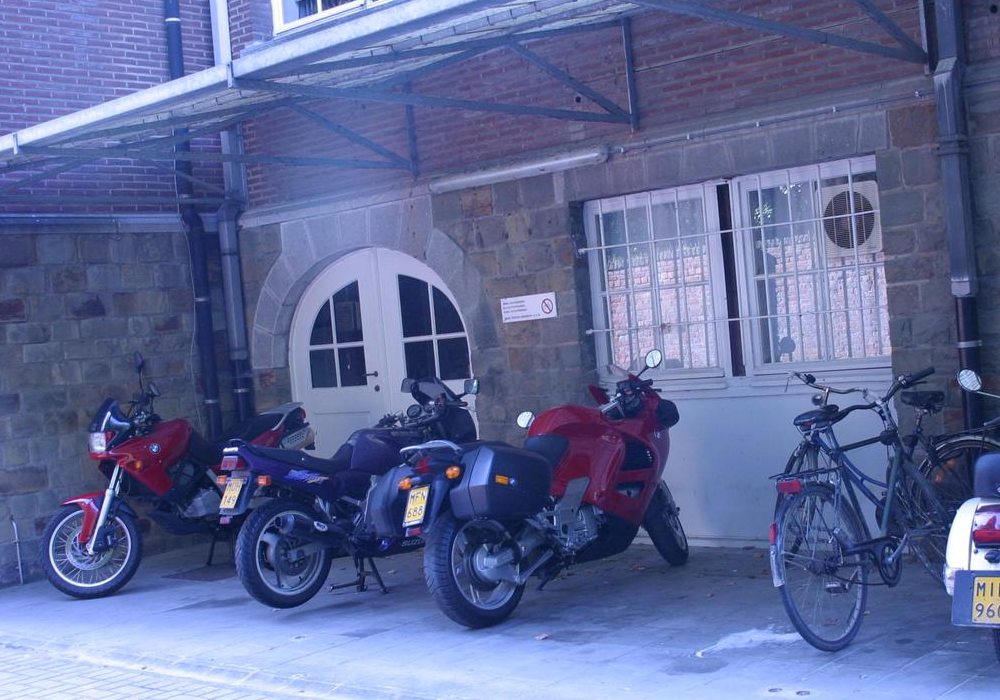
#> input picture tp3/bikes/img_7069.ppm, 1000 x 700 px
$ jupyter execute TP3.ipynb   (shell and % lines are left out)   (Python 2 division)   (older library calls are emulated)
#> lines starting #> are read from the running program, lines starting #| are printed output that depends on the picture
# Mise en correspondance d’images
## Calcul des points d'intêret

[cell 1]
import cv2
import numpy as np
import matplotlib.pyplot as plt
from matplotlib.colors import Colormap

def _plot(img, size=2.0):
    plt.subplots_adjust(left=0.0, right=size, bottom=0.0, top=size)
    plt.imshow(img)
    plt.xticks([])
    plt.yticks([])

def plot_one(img, size=2.0):
    plt.figure()
    plt.subplot(121)
    _plot(img, size)

def plot_by_pair(img1, img2):
    plt.figure()
    plt.subplot(121)
    _plot(img1)
    plt.subplot(122)
    _plot(img2)


# goodFeaturesToTrack
def test_goodFeaturesToTrack(img_name):
    img = cv2.imread(img_name)
    gray = cv2.cvtColor(img, cv2.COLOR_BGR2GRAY)

    points = cv2.goodFeaturesToTrack(gray, 100, 0.1, 50)
    points = [p[0] for p in points]

    plot_one(img)
    plt.plot(*zip(*points), marker='o', color='w', ls='')


test_goodFeaturesToTrack("bikes/img_7069.ppm")
#> in test_goodFeaturesToTrack, img is the input picture: shape (700, 1000, 3); mean B, G, R 151.7, 105.1, 94.9
#> in test_goodFeaturesToTrack, `gray = cv2.cvtColor(img, cv2.COLOR_BGR2GRAY)`:
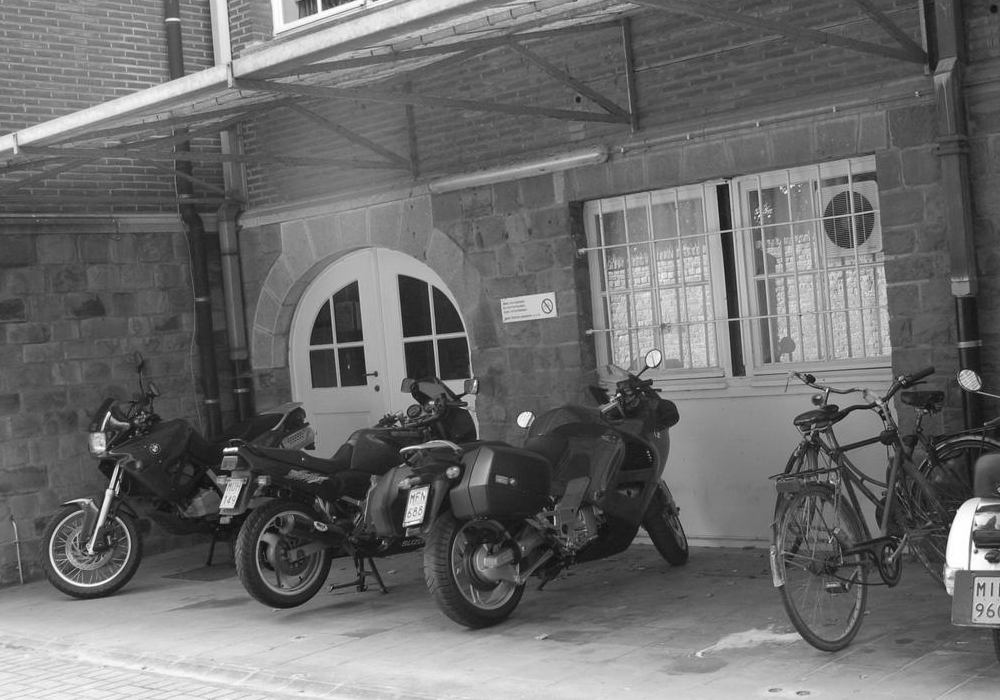
#> gray: shape (700, 1000); min 5, max 255, mean 107.3
#> in test_goodFeaturesToTrack, `points = cv2.goodFeaturesToTrack(gray, 100, 0.1, 50)`: points = 86 rows, first 8: [224, 450], [109, 412], [619, 394], [975, 552], [315, 522], [475, 380], [731, 232], [477, 439]
#> in test_goodFeaturesToTrack, `points = [p[0] for p in points]`: points = 86 pairs, first value 12 to 998, second value 9 to 693
test_goodFeaturesToTrack("bikes/img_7075.ppm")
#> call 2 of test_goodFeaturesToTrack, with img_name = 'bikes/img_7075.ppm'
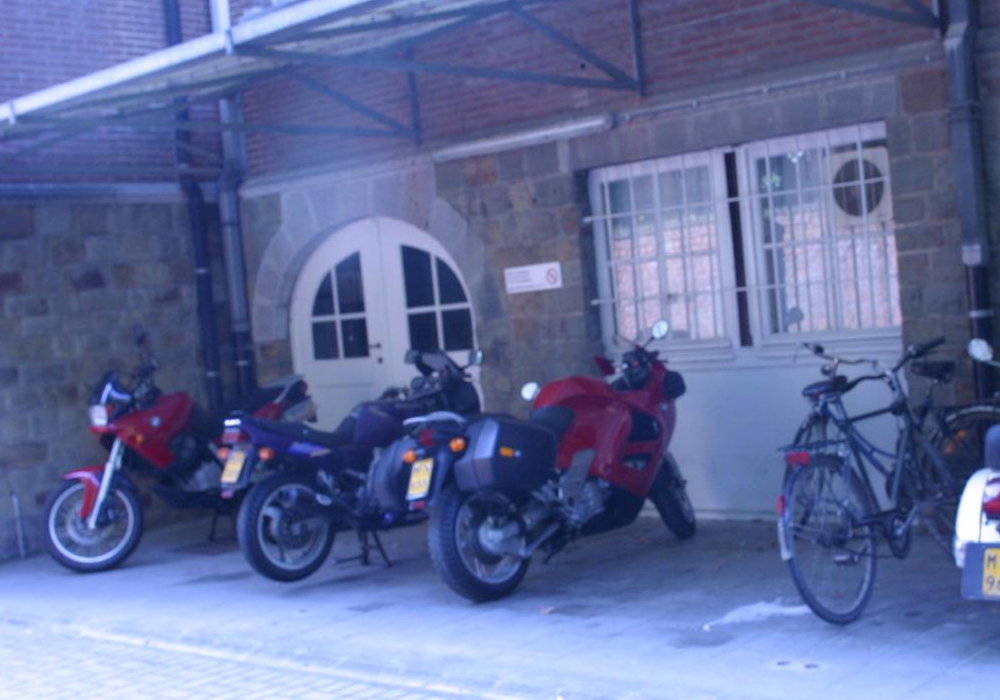
#> input picture tp3/bikes/img_7075.ppm, 1000 x 700 px
#> in test_goodFeaturesToTrack, img is the input picture: shape (700, 1000, 3); mean B, G, R 155.9, 108.7, 97.6
#> in test_goodFeaturesToTrack (call 2), `gray = cv2.cvtColor(img, cv2.COLOR_BGR2GRAY)`:
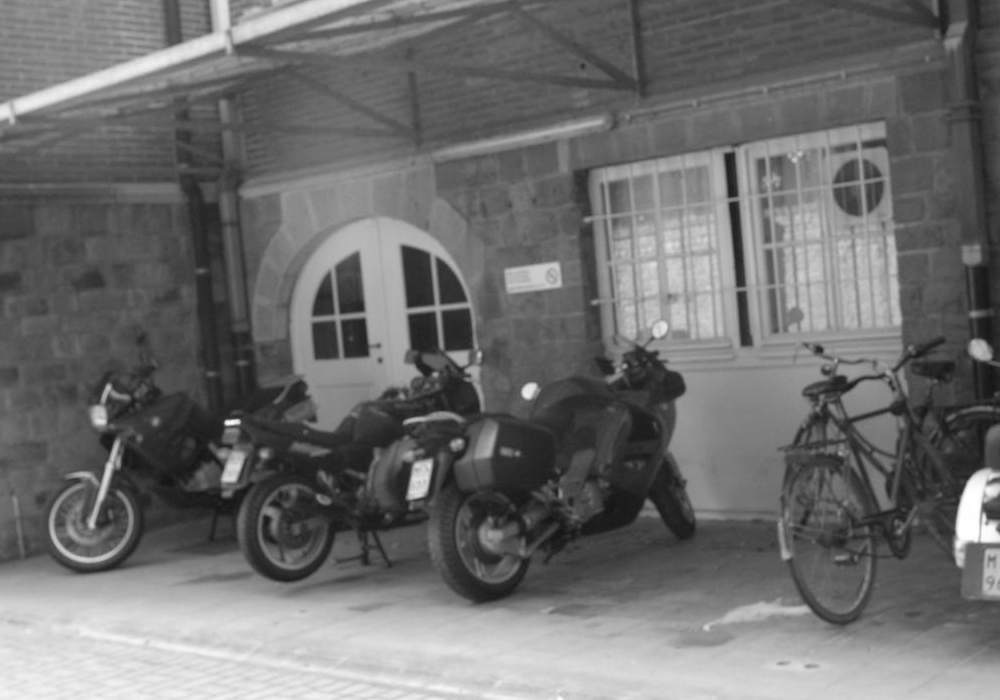
#> gray: shape (700, 1000); min 20, max 255, mean 110.8
#> in test_goodFeaturesToTrack (call 2), `points = cv2.goodFeaturesToTrack(gray, 100, 0.1, 50)`: points = 62 rows, first 8: [986, 524], [225, 423], [625, 365], [479, 353], [404, 423], [729, 196], [465, 300], [380, 361]
#> in test_goodFeaturesToTrack (call 2), `points = [p[0] for p in points]`: points = 62 pairs, first value 7 to 993, second value 14 to 663
#> figure, not shown here; B, G, R data is drawn as R, G, B
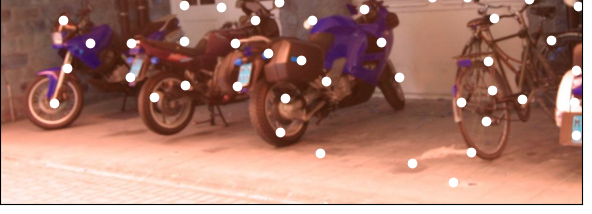
#> figure drawn by matplotlib, 1 panel; B, G, R data is drawn as R, G, B

[cell 2]
def test_cornerHarris(img_name):
    img = cv2.imread(img_name)
    gray = cv2.cvtColor(img, cv2.COLOR_BGR2GRAY)
    dst = cv2.cornerHarris(gray,2,3,0.04)

    # result is dilated for marking the corners, not important
    dst = cv2.dilate(dst,None)

    # threshold for an optimal value, it may vary depending on the image.
    img[dst>0.02*dst.max()]=[0,0,255]

    plot_one(img)

test_cornerHarris("bikes/img_7069.ppm")
#> in test_cornerHarris, `dst = cv2.dilate(dst,None)`:
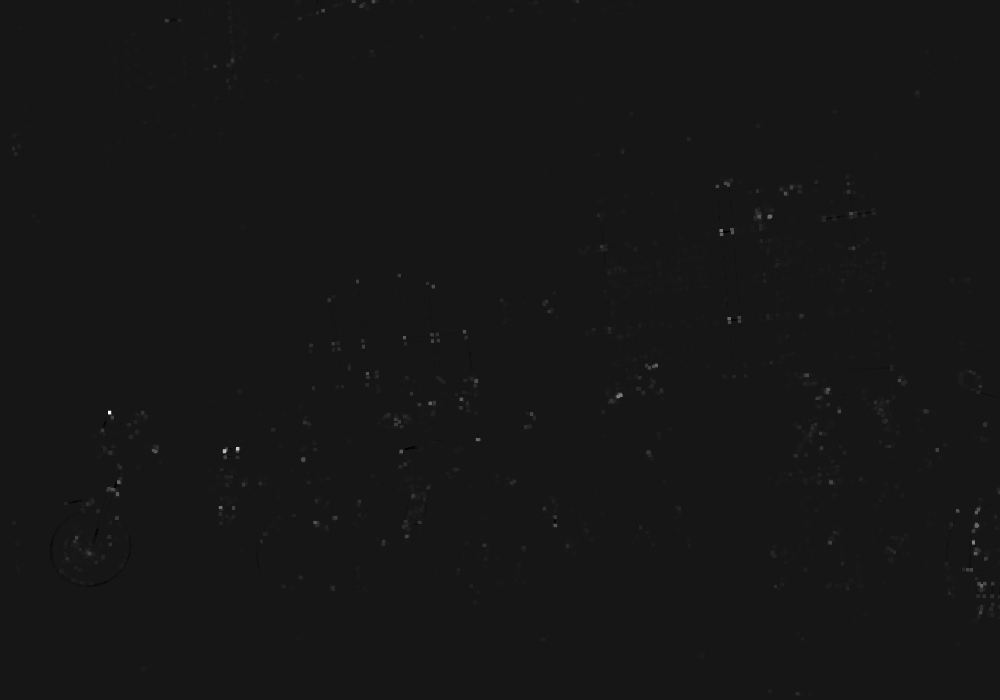
#> dst: shape (700, 1000) float32; min -0.00143, max 0.0148, mean 1.79e-05; drawn with min black and max white
test_cornerHarris("bikes/img_7075.ppm")

[cell 3]
def test_cornerMinEigenVal(img_name):
    img = cv2.imread(img_name)
    gray = cv2.cvtColor(img, cv2.COLOR_BGR2GRAY)
    h, w = img.shape[:2]
    eigen = cv2.cornerEigenValsAndVecs(gray, 30, 7)
    eigen = eigen.reshape(h, w, 3, 2)  # [[e1, e2], v1, v2]
    flow = eigen[:,:,2]

    vis = img.copy()
    vis[:] = (192 + np.uint32(vis)) / 2
    d = 12
    points =  np.dstack( np.mgrid[d/2:w:d, d/2:h:d] ).reshape(-1, 2)
    for x, y in points:
       vx, vy = np.int32(flow[y, x]*d)
       cv2.line(vis, (x-vx, y-vy), (x+vx, y+vy), (255, 255, 255), 1, cv2.CV_AA)

    plot_one(vis)

test_cornerMinEigenVal("bikes/img_7069.ppm")
#> the loop in test_cornerMinEigenVal, `for x, y in points:` made 4814 passes
#> (vx, vy) on passes 1 to 3: (-11, -1), (-11, -1), (-11, -1)
test_cornerMinEigenVal("bikes/img_7075.ppm")
#> call 2 of test_cornerMinEigenVal, with img_name = 'bikes/img_7075.ppm'
#> in test_cornerMinEigenVal (call 2), `vis[:] = (192 + np.uint32(vis)) / 2`:
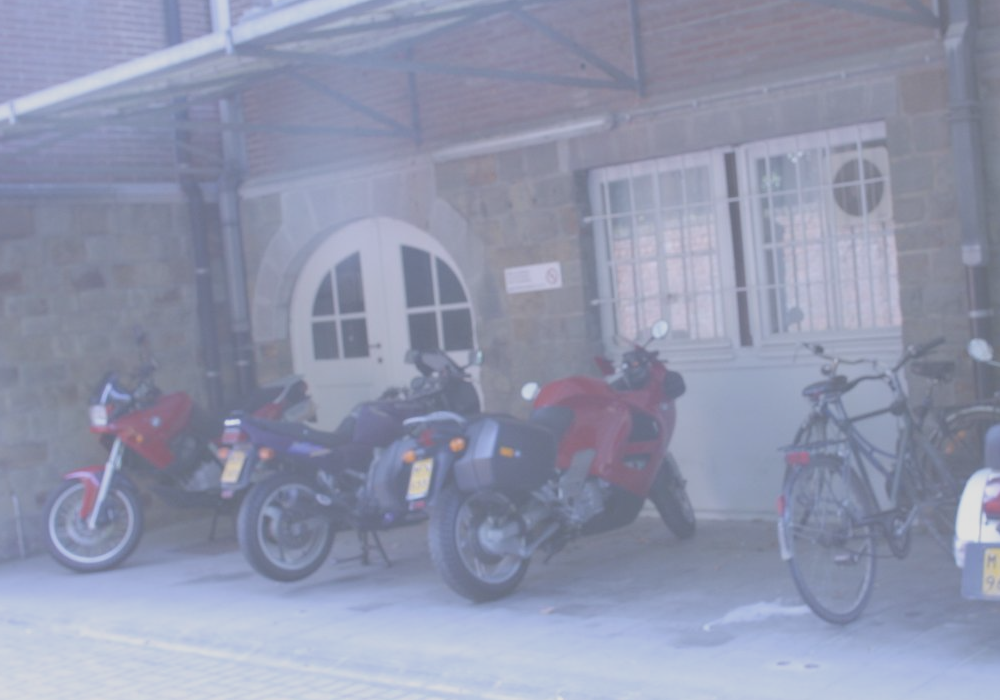
#> vis: shape (700, 1000, 3); mean B, G, R 173.7, 150.1, 144.6
#> the loop in test_cornerMinEigenVal (call 2), `for x, y in points:` made 4814 passes
#> (vx, vy) on passes 1 to 3: (-11, -2), (-11, -2), (-11, -1)
#> after the loop in test_cornerMinEigenVal (call 2), `for x, y in points:`:
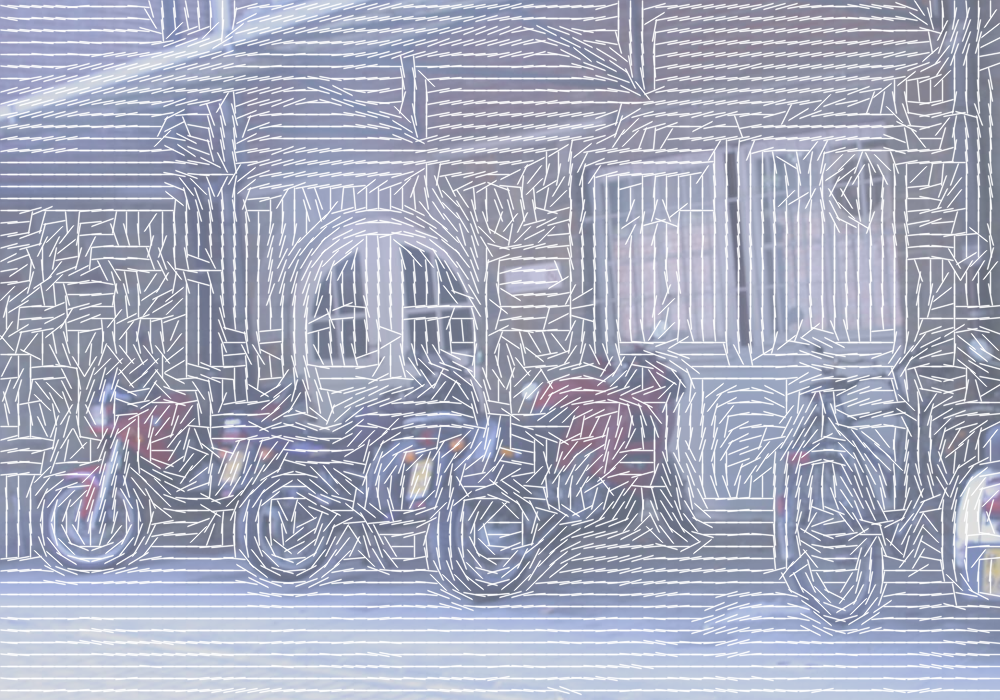
#> vis: shape (700, 1000, 3); mean B, G, R 189, 169.8, 165.2

[cell 4]
def draw_matches(img1, kp1, img2, kp2, matches):
    """
    My own implementation of cv2.drawMatches as OpenCV 2.4.9
    does not have this function available but it's supported in
    OpenCV 3.0.0

    This function takes in two images with their associated
    keypoints, as well as a list of DMatch data structure (matches)
    that contains which keypoints matched in which images.

    An image will be produced where a montage is shown with
    the first image followed by the second image beside it.

    Keypoints are delineated with circles, while lines are connected
    between matching keypoints.

    img1,img2 - Grayscale images
    kp1,kp2 - Detected list of keypoints through any of the OpenCV keypoint
              detection algorithms
    matches - A list of matches of corresponding keypoints through any
              OpenCV keypoint matching algorithm
    """
    # Create a new output image that concatenates the two images together
    rows1 = img1.shape[0]
    cols1 = img1.shape[1]
    rows2 = img2.shape[0]
    cols2 = img2.shape[1]

    out = np.zeros((max([rows1, rows2]), cols1 + cols2, 3), dtype='uint8')

    # Place the first image to the left
    out[:rows1, :cols1, :] = np.dstack([img1, img1, img1])

    # Place the next image to the right of it
    out[:rows2, cols1:cols1 + cols2, :] = np.dstack([img2, img2, img2])

    # For each pair of points we have between both images
    # draw circles, then connect a line between them
    for mat in matches:
        # Get the matching keypoints for each of the images
        img1_idx = mat.queryIdx
        img2_idx = mat.trainIdx

        # x - columns
        # y - rows
        x1, y1 = kp1[img1_idx].pt
        x2, y2 = kp2[img2_idx].pt

        # Draw a small circle at both co-ordinates
        # radius 4
        # colour blue
        # thickness = 1
        cv2.circle(out, (int(x1), int(y1)), 4, (255, 0, 0), 1)
        cv2.circle(out, (int(x2) + cols1, int(y2)), 4, (255, 0, 0), 1)

        # Draw a line in between the two points
        # thickness = 1
        # colour blue
        cv2.line(out, (int(x1), int(y1)), (int(x2) + cols1, int(y2)), (0, 255, 0), 1, cv2.CV_AA)

    plot_one(out, 8)

def test_sift(img1_name, img2_name):
    img1 = cv2.imread(img1_name)
    img2 = cv2.imread(img2_name)

    img1 = cv2.cvtColor(img1, cv2.COLOR_BGR2GRAY)
    img2 = cv2.cvtColor(img2, cv2.COLOR_BGR2GRAY)

    sift = cv2.SIFT()

    # find the keypoints and descriptors with SIFT
    kp1, des1 = sift.detectAndCompute(img1, None)
    kp2, des2 = sift.detectAndCompute(img2, None)

    # BFMatcher with default params
    bf = cv2.BFMatcher()
    matches = bf.knnMatch(des1, des2, k=2)

    # Apply ratio test
    good = []
    for m,n in matches:
        if m.distance < 0.75 * n.distance:
            good.append(m)
    good = sorted(good, key=lambda x: x.distance)

    draw_matches(img1, kp1, img2, kp2, good[:20])

test_sift("bikes/img_7069.ppm", "bikes/img_7075.ppm")
#> in test_sift, `kp1, des1 = sift.detectAndCompute(img1, None)`: kp1 = 3384 keypoints; strongest (x, y, size): (226, 450, 3), (236, 449, 3), (524, 419, 9.4), (109, 413, 2.7)
#> in test_sift, `kp2, des2 = sift.detectAndCompute(img2, None)`: kp2 = 1234 keypoints; strongest (x, y, size): (228, 422, 4.6), (529, 391, 10.2), (419, 483, 16.7), (976, 490, 18.9)
#> in test_sift, `matches = bf.knnMatch(des1, des2, k=2)`: matches = 3384 matches
#> after the loop in test_sift, `for m,n in matches:`: good = 634 matches
#> the loop in draw_matches, `for mat in matches:` made 20 passes
#> (img1_idx, img2_idx, x1, y1, x2, y2) on passes 1 to 12: (591, 120, 204, 589.5, 206.7, 563.9), (2303, 743, 755, 636, 762.9, 609), (2580, 872, 809.6, 183, 816.3, 150), (520, 104, 185.5, 108.2, 183.9, 76.49), (2160, 703, 696.3, 527.7, 703.6, 500.4), (609, 119, 207.7, 103.2, 206.4, 71.31), (2341, 764, 765.1, 648.2, 773.2, 621.7), (688, 151, 231.9, 97.46, 231.1, 65.34), (2340, 763, 765.1, 648.2, 773.2, 621.7), (2207, 716, 705.1, 348, 712.2, 318.6), (2335, 757, 763.7, 323.5, 771.7, 294.1), (189, 32, 94.58, 307.7, 93.68, 279.6)
#> after the loop in draw_matches, `for mat in matches:`:
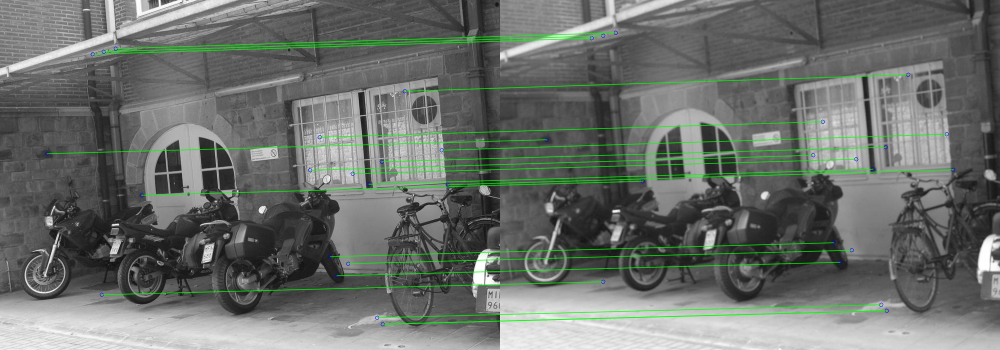
#> out: shape (700, 2000, 3) (shown at 1/2 size); mean of channels 0, 1, 2 107, 111.8, 106.9; drawn as B, G, R
